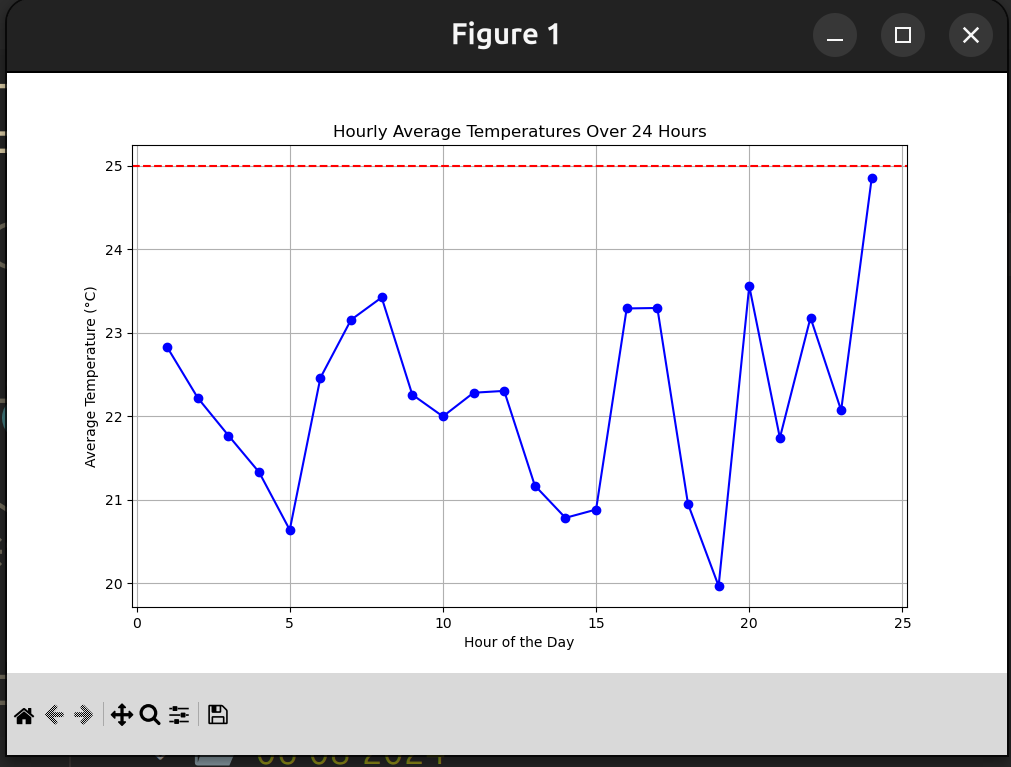

Here is the Python script that generated this plot:
import numpy as np
import matplotlib.pyplot as plt

# Simulated temperature data from three sensors (in degrees Celsius)
sensor_data = {
    'Sensor1': np.random.normal(loc=22, scale=2, size=24),
    'Sensor2': np.random.normal(loc=23, scale=2, size=24),
    'Sensor3': np.random.normal(loc=21, scale=2, size=24)
}

def calculate_hourly_average(sensor_data):
    # Convert the dictionary of sensor data into a NumPy array for easier calculation
    data_array = np.array(list(sensor_data.values()))
    # Calculate the mean across rows (sensors) for each column (hour)
    hourly_averages = np.mean(data_array, axis=0)
    return hourly_averages

def plot_temperature(hourly_averages, threshold=25):
    hours = np.arange(1, 25)  # Array of hours from 1 to 24
    plt.figure(figsize=(10, 6))
    plt.plot(hours, hourly_averages, marker='o', linestyle='-', color='b')
    plt.axhline(y=threshold, color='r', linestyle='--')
    plt.title('Hourly Average Temperatures Over 24 Hours')
    plt.xlabel('Hour of the Day')
    plt.ylabel('Average Temperature (°C)')
    plt.grid(True)
    
    # Highlight hours where the average temperature exceeds the threshold
    above_threshold = hourly_averages > threshold
    plt.scatter(hours[above_threshold], hourly_averages[above_threshold], color='r')
    
    plt.show()

# Calculate the hourly averages
hourly_averages = calculate_hourly_average(sensor_data)
# Plot the results with a threshold of 25 degrees Celsius
plot_temperature(hourly_averages)
